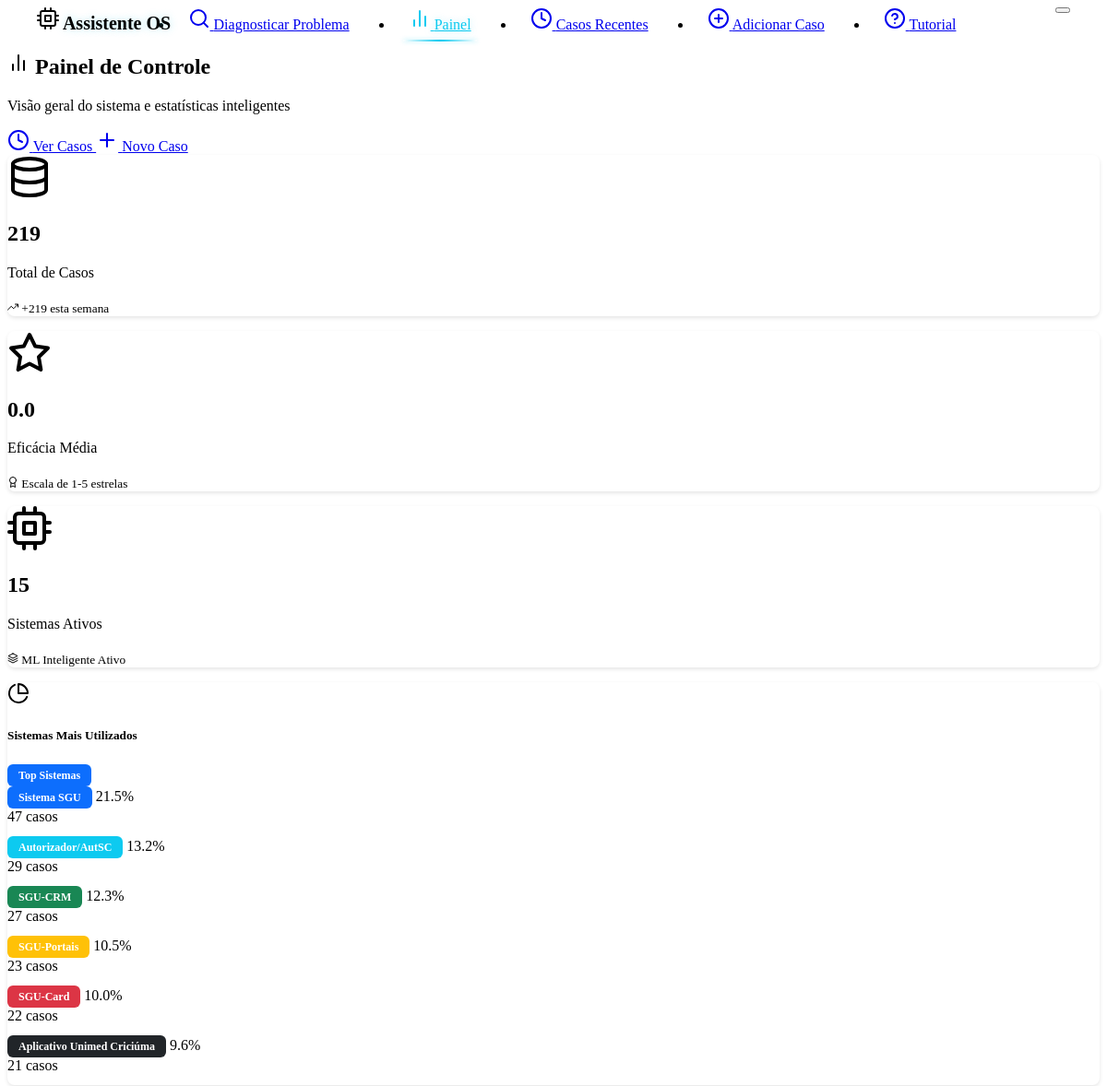
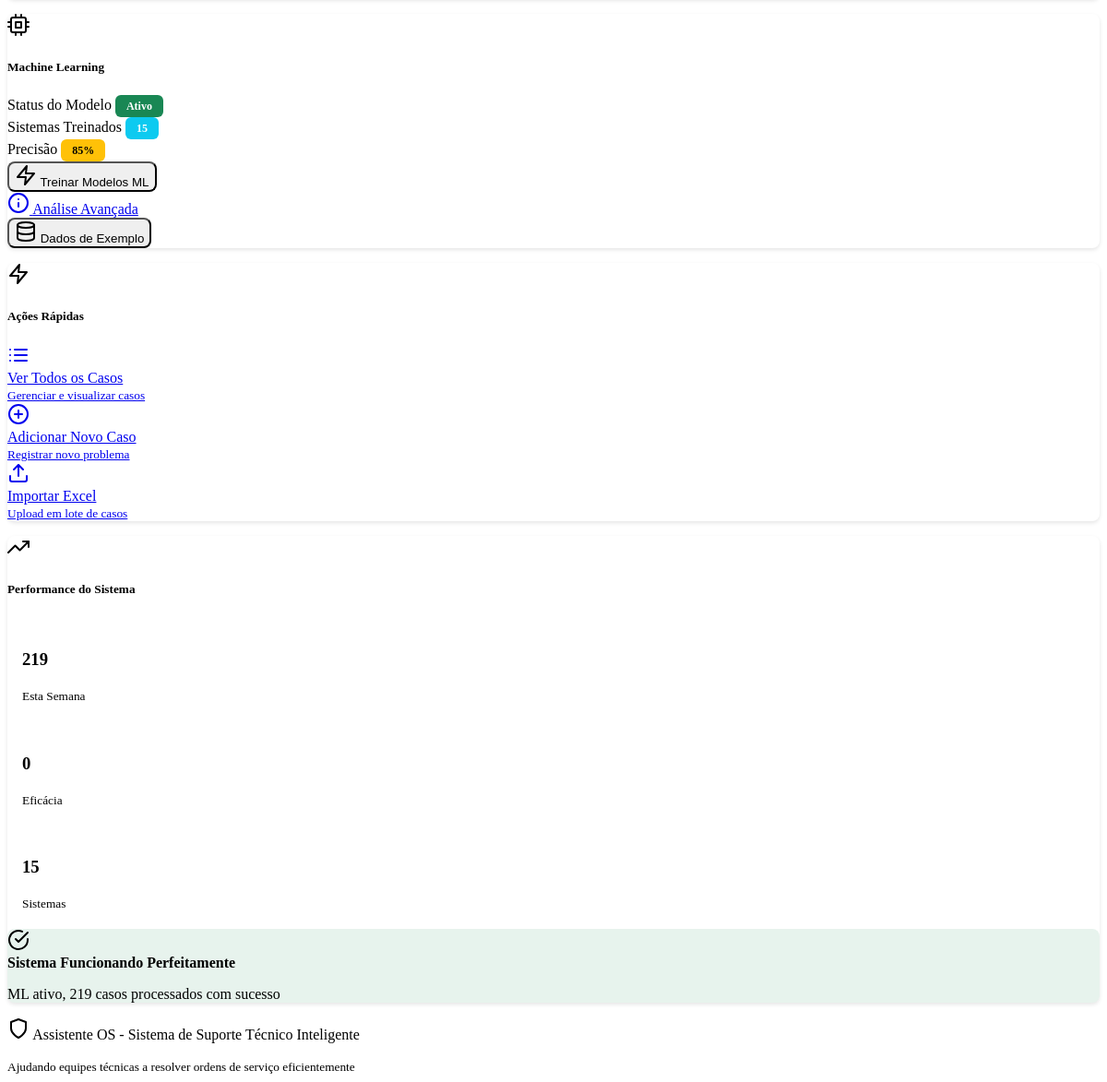
/dashboard, run on the app's committed database (2 pictures, top to bottom).
### models.py (models this page shows, shortened)
class Case(db.Model):
    __tablename__ = 'cases'
    id = db.Column(db.Integer, primary_key=True)
    problem_description = db.Column(db.Text, nullable=False)
    solution = db.Column(db.Text, nullable=False)
    system_type = db.Column(db.String(100), default="Unknown")
    created_at = db.Column(db.DateTime, default=datetime.now)
    effectiveness_score = db.Column(db.Float, nullable=True)
    feedback_count = db.Column(db.Integer, default=0)
    tags = db.Column(db.String(500), default="")  # Stored as comma-separated string
    feedbacks = db.relationship("CaseFeedback", backref="case", cascade="all, delete-orphan")

### routes.py (the view)
@app.route('/dashboard')
def dashboard():
    try:
        stats = case_service.get_statistics()
        return render_template('dashboard.html', stats=stats)
    except Exception as e:
        logging.error(f"Error loading dashboard: {str(e)}")
        flash(f'Error loading dashboard: {str(e)}', 'error')
        return render_template('dashboard.html', stats={})

### templates/dashboard.html (shortened to what this page needs)
{% extends "base.html" %}
{% block content %}
<div class="row mb-4">
    <div class="col-12">
        <div class="d-flex justify-content-between align-items-center">
            <div>
                <h2 class="mb-1">
                    <i data-feather="bar-chart-2" class="me-2"></i>
                    Painel de Controle
                </h2>
                <p class="text-muted mb-0">Visão geral do sistema e estatísticas inteligentes</p>
            </div>
            <div class="d-flex gap-2">
                <a href="{{ url_for('recent_cases') }}" class="btn btn-outline-primary">
                    <i data-feather="clock" class="me-1"></i>
                    Ver Casos
                </a>
                <a href="{{ url_for('add_case_form') }}" class="btn btn-primary">
                    <i data-feather="plus" class="me-1"></i>
                    Novo Caso
                </a>
            </div>
        </div>
    </div>
</div>
{% if stats %}
<div class="row mb-4">
    <div class="col-lg-4 col-md-6 mb-3">
        <div class="card text-center h-100 border-0 shadow-sm">
            <div class="card-body d-flex flex-column justify-content-center py-4">
                <i data-feather="database" class="mb-3 text-primary" style="width: 48px; height: 48px; margin: 0 auto;"></i>
                <h2 class="mb-2 text-primary fw-bold">{{ stats.total_cases }}</h2>
                <p class="text-muted mb-2">Total de Casos</p>
                <div class="progress" style="height: 4px;">
                </div>
                <small class="text-success mt-2">
                    <i data-feather="trending-up" style="width: 12px; height: 12px;"></i>
                    +{{ stats.recent_activity or 0 }} esta semana
                </small>
            </div>
        </div>
    </div>
    <div class="col-lg-4 col-md-6 mb-3">
        <div class="card text-center h-100 border-0 shadow-sm">
            <div class="card-body d-flex flex-column justify-content-center py-4">
                <i data-feather="star" class="mb-3 text-warning" style="width: 48px; height: 48px; margin: 0 auto;"></i>
                <h2 class="mb-2 text-warning fw-bold">{{ "%.1f"|format(stats.avg_effectiveness) if stats.avg_effectiveness else "0.0" }}</h2>
                <p class="text-muted mb-2">Eficácia Média</p>
                <div class="progress" style="height: 4px;">
                </div>
                <small class="text-info mt-2">
                    <i data-feather="award" style="width: 12px; height: 12px;"></i>
                    Escala de 1-5 estrelas
                </small>
            </div>
        </div>
    </div>
    <div class="col-lg-4 col-md-6 mb-3">
        <div class="card text-center h-100 border-0 shadow-sm">
            <div class="card-body d-flex flex-column justify-content-center py-4">
                <i data-feather="cpu" class="mb-3 text-info" style="width: 48px; height: 48px; margin: 0 auto;"></i>
                <h2 class="mb-2 text-info fw-bold">{{ stats.systems|length if stats.systems else 0 }}</h2>
                <p class="text-muted mb-2">Sistemas Ativos</p>
                <div class="progress" style="height: 4px;">
                </div>
                <small class="text-primary mt-2">
                    <i data-feather="layers" style="width: 12px; height: 12px;"></i>
                    ML Inteligente Ativo
                </small>
            </div>
        </div>
    </div>
</div>
{% endif %}
<div class="row mb-4">
    <div class="col-lg-8 mb-4">
        <div class="card h-100 border-0 shadow-sm">
            <div class="card-header bg-transparent border-0 d-flex justify-content-between align-items-center py-3">
                <div class="d-flex align-items-center">
                    <i data-feather="pie-chart" class="me-2 text-primary"></i>
                    <h5 class="mb-0">Sistemas Mais Utilizados</h5>
                </div>
                <span class="badge bg-primary">Top Sistemas</span>
            </div>
            <div class="card-body">
                {% if stats.systems %}
                <div class="systems-chart">
                    {% for system, count in stats.systems[:6] %}
                    <div class="mb-3">
                        <div class="d-flex justify-content-between align-items-center mb-2">
                            <div class="d-flex align-items-center">
                                <span class="badge system-badge me-2" data-system="{{ system }}">{{ system }}</span>
                                <span class="text-muted">{{ "%.1f"|format(count / stats.total_cases * 100) if stats.total_cases > 0 else 0 }}%</span>
                            </div>
                            <span class="fw-bold text-primary">{{ count }} casos</span>
                        </div>
                        <div class="progress" style="height: 12px; border-radius: 6px;">
                        </div>
                    </div>
                    {% endfor %}
                </div>
                {% else %}
                <div class="text-center py-5 text-muted">
                    <i data-feather="inbox" class="mb-3" style="width: 64px; height: 64px; opacity: 0.5;"></i>
                    <h5 class="text-muted">Nenhum sistema registrado</h5>
                    <p>Adicione casos para ver a distribuição por sistemas</p>
                </div>
                {% endif %}
            </div>
        </div>
    </div>
    <div class="col-lg-4 mb-4">
        <div class="card h-100 border-0 shadow-sm">
            <div class="card-header bg-transparent border-0 d-flex align-items-center py-3">
                <i data-feather="cpu" class="me-2 text-primary"></i>
                <h5 class="mb-0">Machine Learning</h5>
            </div>
            <div class="card-body">
                <div class="mb-4">
                    <div class="d-flex justify-content-between align-items-center mb-2">
                        <span class="fw-medium">Status do Modelo</span>
                        <span class="badge bg-success">Ativo</span>
                    </div>
                    <div class="d-flex justify-content-between align-items-center mb-2">
                        <span class="fw-medium">Sistemas Treinados</span>
                        <span class="badge bg-info">{{ stats.systems|length if stats and stats.systems else 0 }}</span>
                    </div>
                    <div class="d-flex justify-content-between align-items-center mb-3">
                        <span class="fw-medium">Precisão</span>
                        <span class="badge bg-warning">{{ "%.0f"|format((stats.avg_effectiveness / 5 * 100) if stats.avg_effectiveness else 85) }}%</span>
                    </div>
                </div>
                <div class="d-grid gap-2">
                    <form action="{{ url_for('train_models') }}" method="POST" class="d-inline">
                        <button type="submit" class="btn btn-primary w-100">
                            <i data-feather="zap" class="me-1"></i>
                            Treinar Modelos ML
                        </button>
                    </form>
                    <a href="{{ url_for('ml_learning_info') }}" class="btn btn-outline-info">
                        <i data-feather="info" class="me-1"></i>
                        Análise Avançada
                    </a>
                    <form action="{{ url_for('populate_sample_data') }}" method="POST" class="d-inline">
                        <button type="submit" class="btn btn-outline-secondary">
                            <i data-feather="database" class="me-1"></i>
                            Dados de Exemplo
                        </button>
                    </form>
                </div>
            </div>
        </div>
    </div>
</div>
<div class="row mb-4">
    <div class="col-lg-6 mb-4">
        <div class="card h-100 border-0 shadow-sm">
            <div class="card-header bg-transparent border-0 d-flex align-items-center py-3">
                <i data-feather="zap" class="me-2 text-primary"></i>
                <h5 class="mb-0">Ações Rápidas</h5>
            </div>
            <div class="card-body">
                <div class="row">
                    <div class="col-12 mb-3">
                        <a href="{{ url_for('recent_cases') }}" class="btn btn-outline-primary w-100 py-3">
                            <i data-feather="list" class="me-2"></i>
                            <div>
                                <div class="fw-bold">Ver Todos os Casos</div>
                                <small class="text-muted">Gerenciar e visualizar casos</small>
                            </div>
                        </a>
                    </div>
                    <div class="col-12 mb-3">
                        <a href="{{ url_for('add_case_form') }}" class="btn btn-success w-100 py-3">
                            <i data-feather="plus-circle" class="me-2"></i>
                            <div>
                                <div class="fw-bold text-white">Adicionar Novo Caso</div>
                                <small class="text-white-50">Registrar novo problema</small>
                            </div>
                        </a>
                    </div>
                    <div class="col-12 mb-3">
                        <a href="{{ url_for('upload_cases') }}" class="btn btn-outline-info w-100 py-3">
                            <i data-feather="upload" class="me-2"></i>
                            <div>
                                <div class="fw-bold">Importar Excel</div>
                                <small class="text-muted">Upload em lote de casos</small>
                            </div>
                        </a>
                    </div>
                </div>
            </div>
        </div>
    </div>
    <div class="col-lg-6 mb-4">
        <div class="card h-100 border-0 shadow-sm">
            <div class="card-header bg-transparent border-0 d-flex align-items-center py-3">
                <i data-feather="trending-up" class="me-2 text-success"></i>
                <h5 class="mb-0">Performance do Sistema</h5>
            </div>
            <div class="card-body">
                <div class="performance-metrics">
                    <div class="row text-center mb-4">
                        <div class="col-4">
                            <div class="performance-card">
                                <h3 class="text-primary mb-1">{{ stats.recent_activity or 0 }}</h3>
                                <small class="text-muted">Esta Semana</small>
                                <div class="progress mt-2" style="height: 3px;">
                                </div>
                            </div>
                        </div>
                        <div class="col-4">
                            <div class="performance-card">
                                <h3 class="text-success mb-1">{{ "%.0f"|format(stats.avg_effectiveness) if stats.avg_effectiveness else "0" }}</h3>
                                <small class="text-muted">Eficácia</small>
                                <div class="progress mt-2" style="height: 3px;">
                                </div>
                            </div>
                        </div>
                        <div class="col-4">
                            <div class="performance-card">
                                <h3 class="text-info mb-1">{{ stats.systems|length if stats.systems else 0 }}</h3>
                                <small class="text-muted">Sistemas</small>
                                <div class="progress mt-2" style="height: 3px;">
                                </div>
                            </div>
                        </div>
                    </div>
                    <div class="alert alert-success border-0" style="background: rgba(25, 135, 84, 0.1);">
                        <div class="d-flex align-items-center">
                            <i data-feather="check-circle" class="me-2 text-success"></i>
                            <div>
                                <strong class="text-success">Sistema Funcionando Perfeitamente</strong>
                                <p class="mb-0 small text-muted">ML ativo, {{ stats.total_cases or 0 }} casos processados com sucesso</p>
                            </div>
                        </div>
                    </div>
                </div>
            </div>
        </div>
    </div>
</div>
{% endblock %}

### templates/base.html (shortened to what this page needs)
<!DOCTYPE html>
<html lang="en" data-bs-theme="dark">
<head>
    <link href="https://cdn.replit.com/agent/bootstrap-agent-dark-theme.min.css" rel="stylesheet">
    <link rel="stylesheet" href="{{ url_for('static', filename='style.css') }}">
</head>
<body>
    <nav class="navbar navbar-expand-lg navbar-dark bg-dark border-bottom">
        <div class="container-fluid">
            <div class="navbar-brand d-flex align-items-center">
                <i data-feather="cpu" class="me-2"></i>
                <span class="fw-bold navbar-brand-glow">Assistente OS</span>
            </div>
            <button class="navbar-toggler" type="button" data-bs-toggle="collapse" data-bs-target="#navbarNav">
            </button>
            <div class="collapse navbar-collapse" id="navbarNav">
                <ul class="navbar-nav mx-auto">
                    <li class="nav-item">
                        <a class="nav-link{% if request.endpoint == 'index' %} active{% endif %}" href="{{ url_for('index') }}">
                            <i data-feather="search" class="me-1"></i>
                            Diagnosticar Problema
                        </a>
                    </li>
                    <li class="nav-item">
                        <a class="nav-link{% if request.endpoint == 'dashboard' %} active{% endif %}" href="{{ url_for('dashboard') }}">
                            <i data-feather="bar-chart-2" class="me-1"></i>
                            Painel
                        </a>
                    </li>
                    <li class="nav-item">
                        <a class="nav-link{% if request.endpoint == 'recent_cases' %} active{% endif %}" href="{{ url_for('recent_cases') }}">
                            <i data-feather="clock" class="me-1"></i>
                            Casos Recentes
                        </a>
                    </li>
                    <li class="nav-item">
                        <a class="nav-link{% if request.endpoint in ['add_case_form', 'add_case'] %} active{% endif %}" href="{{ url_for('add_case_form') }}">
                            <i data-feather="plus-circle" class="me-1"></i>
                            Adicionar Caso
                        </a>
                    </li>
                    <li class="nav-item">
                        <a class="nav-link{% if request.endpoint == 'tutorial' %} active{% endif %}" href="{{ url_for('tutorial') }}">
                            <i data-feather="help-circle" class="me-1"></i>
                            Tutorial
                        </a>
                    </li>
                </ul>
            </div>
        </div>
    </nav>
    <main class="container my-4">
        {% block content %}{% endblock %}
    </main>
    <footer class="bg-dark border-top mt-5 py-4">
        <div class="container text-center text-muted">
            <p class="mb-0">
                <i data-feather="shield" class="me-1"></i>
                Assistente OS - Sistema de Suporte Técnico Inteligente
            </p>
            <small>Ajudando equipes técnicas a resolver ordens de serviço eficientemente</small>
        </div>
    </footer>
</body>
</html>

### data on the page
Case: system_type "Sistema SGU", total_cases "21.5", count "47"
Case: system_type "Autorizador/AutSC", total_cases "13.2", count "29"
Case: system_type "SGU-CRM", total_cases "12.3", count "27"
Case: system_type "SGU-Portais", total_cases "10.5", count "23"
Case: system_type "SGU-Card", total_cases "10.0", count "22"
Case: system_type "Aplicativo Unimed Criciúma", total_cases "9.6", count "21"

### other printed values
{{ stats.total_cases }} "219"
{{ stats.recent_activity or 0 }} "219"
{{ stats.systems|length if stats.systems else 0 }} "15"
{{ stats.systems|length if stats and stats.systems else 0 }} "15"
{{ stats.total_cases or 0 }} "219"
